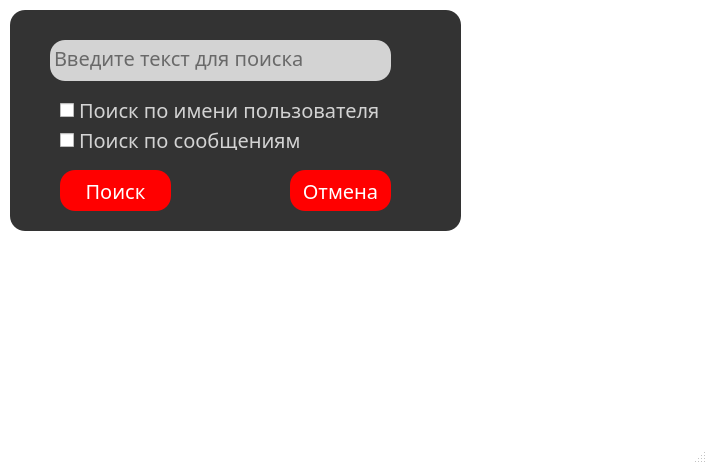
<?xml version="1.0" encoding="UTF-8"?>
<ui version="4.0">
 <class>MainWindow</class>
 <widget class="QMainWindow" name="MainWindow">
  <property name="geometry">
   <rect>
    <x>0</x>
    <y>0</y>
    <width>707</width>
    <height>464</height>
   </rect>
  </property>
  <property name="windowTitle">
   <string>MainWindow</string>
  </property>
  <property name="styleSheet">
   <string notr="true">*{
	font-family: century gothic;
	font-size: 20px;
}
QMainWindow{
	background-color: transparent;
}
QPushButton{
	border-radius: 15px;
	background: red;
	color: white;
}
QPushButton:hover{
	background: #333;
	color: red;
}
#textBrowser{
	font-size: 16px;
}
QToolButton{
	border-radius: 60px;
	
}
QLabel{
	color: white;
}
QFrame{
	background: #333;
	border-radius: 15px;
}
QLineEdit{
	padding-bottom: 5px;
	background: transparent;
	border: none;
	color: #717072;
	border-bottom: 1px solid #717072;
}
#exitButton{
	/*background-color: red;*/
	border-radius: 15px;
	background-size: 5px;
}
QCheckBox{
	color: lightgrey;
}</string>
  </property>
  <widget class="QWidget" name="centralwidget">
   <widget class="QFrame" name="frame">
    <property name="geometry">
     <rect>
      <x>10</x>
      <y>10</y>
      <width>451</width>
      <height>221</height>
     </rect>
    </property>
    <property name="frameShape">
     <enum>QFrame::StyledPanel</enum>
    </property>
    <property name="frameShadow">
     <enum>QFrame::Raised</enum>
    </property>
    <widget class="QPushButton" name="cancelButton">
     <property name="geometry">
      <rect>
       <x>280</x>
       <y>160</y>
       <width>101</width>
       <height>41</height>
      </rect>
     </property>
     <property name="text">
      <string>Отмена</string>
     </property>
    </widget>
    <widget class="QCheckBox" name="checkBox">
     <property name="geometry">
      <rect>
       <x>50</x>
       <y>90</y>
       <width>331</width>
       <height>20</height>
      </rect>
     </property>
     <property name="text">
      <string>Поиск по имени пользователя</string>
     </property>
    </widget>
    <widget class="QPushButton" name="searchButton">
     <property name="geometry">
      <rect>
       <x>50</x>
       <y>160</y>
       <width>111</width>
       <height>41</height>
      </rect>
     </property>
     <property name="text">
      <string>Поиск</string>
     </property>
    </widget>
    <widget class="QCheckBox" name="checkBox_2">
     <property name="geometry">
      <rect>
       <x>50</x>
       <y>120</y>
       <width>321</width>
       <height>20</height>
      </rect>
     </property>
     <property name="text">
      <string>Поиск по сообщениям</string>
     </property>
    </widget>
    <widget class="QTextEdit" name="textEdit">
     <property name="geometry">
      <rect>
       <x>40</x>
       <y>30</y>
       <width>341</width>
       <height>41</height>
      </rect>
     </property>
     <property name="styleSheet">
      <string notr="true">background-color: lightgrey;
</string>
     </property>
     <property name="placeholderText">
      <string>Введите текст для поиска</string>
     </property>
    </widget>
    <widget class="QToolButton" name="exitButton">
     <property name="geometry">
      <rect>
       <x>390</x>
       <y>20</y>
       <width>41</width>
       <height>31</height>
      </rect>
     </property>
     <property name="text">
      <string/>
     </property>
     <property name="icon">
      <iconset>
       <normaloff>cross.png</normaloff>cross.png</iconset>
     </property>
     <property name="shortcut">
      <string/>
     </property>
     <property name="autoRepeatDelay">
      <number>300</number>
     </property>
    </widget>
   </widget>
  </widget>
  <widget class="QMenuBar" name="menubar">
   <property name="geometry">
    <rect>
     <x>0</x>
     <y>0</y>
     <width>707</width>
     <height>29</height>
    </rect>
   </property>
  </widget>
  <widget class="QStatusBar" name="statusbar"/>
 </widget>
 <resources/>
 <connections/>
</ui>
